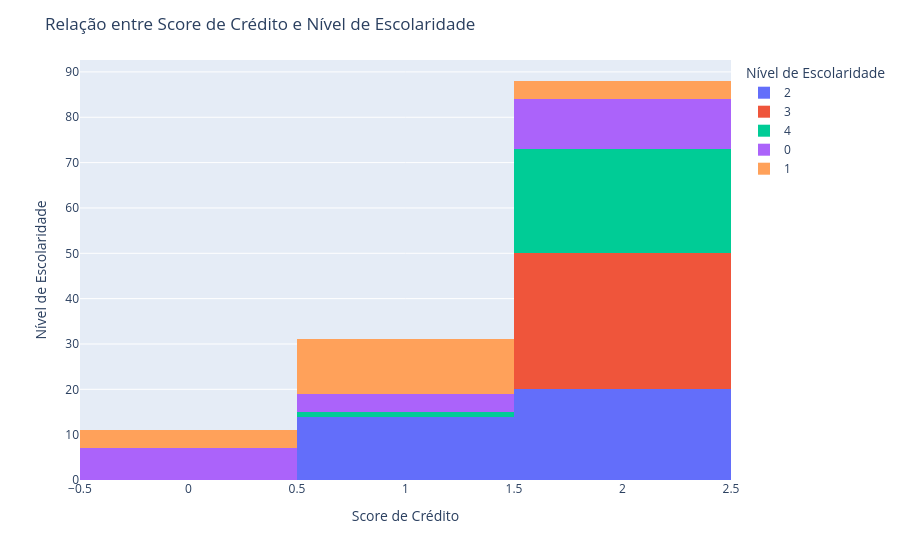

Notebook code cell kept with this figure:
### Markdown cell above
Vemos nesse gráfico que pessoas que tem por volta de 35 a 39 anos e 45 a 54 anos são mais propensas a estarem casadas.

### Code cell
fig = px.histogram(df, x='Credit Score', color='Education', barmode='stack')

fig.update_layout(title='Relação entre Score de Crédito e Nível de Escolaridade',
                  xaxis_title='Score de Crédito',
                  yaxis_title='Nível de Escolaridade',
                  legend_title='Nível de Escolaridade')
fig.show()

### Figure 1 — Plotly figure (JSON) as saved in the notebook; plotly's stock layout.template omitted (floating-point values rounded to 4 significant figures)
{"data": [{"bingroup": "x", "hovertemplate": "Education=2<br>Credit Score=%{x}<br>count=%{y}<extra></extra>", "legendgroup": "2", "marker": {"color": "#636efa", "pattern": {"shape": ""}}, "name": "2", "orientation": "v", "showlegend": true, "x": [2, 2, 1, 2, 1, 2, 1, 2, 2, 2, 2, 1, 1, 2, 1, 2, 2, 1, 2, 1, 2, 2, 2, 2, 1, 1, 1, 1, 2, 1, 2, 1, 2, 2], "xaxis": "x", "yaxis": "y", "type": "histogram"}, {"bingroup": "x", "hovertemplate": "Education=3<br>Credit Score=%{x}<br>count=%{y}<extra></extra>", "legendgroup": "3", "marker": {"color": "#EF553B", "pattern": {"shape": ""}}, "name": "3", "orientation": "v", "showlegend": true, "x": [2, 2, 2, 2, 2, 2, 2, 2, 2, 2, 2, 2, 2, 2, 2, 2, 2, 2, 2, 2, 2, 2, 2, 2, 2, 2, 2, 2, 2, 2], "xaxis": "x", "yaxis": "y", "type": "histogram"}, {"bingroup": "x", "hovertemplate": "Education=4<br>Credit Score=%{x}<br>count=%{y}<extra></extra>", "legendgroup": "4", "marker": {"color": "#00cc96", "pattern": {"shape": ""}}, "name": "4", "orientation": "v", "showlegend": true, "x": [2, 2, 2, 2, 2, 2, 2, 2, 2, 2, 2, 2, 2, 2, 2, 2, 2, 2, 2, 2, 1, 2, 2, 2], "xaxis": "x", "yaxis": "y", "type": "histogram"}, {"bingroup": "x", "hovertemplate": "Education=0<br>Credit Score=%{x}<br>count=%{y}<extra></extra>", "legendgroup": "0", "marker": {"color": "#ab63fa", "pattern": {"shape": ""}}, "name": "0", "orientation": "v", "showlegend": true, "x": [2, 0, 2, 2, 0, 2, 1, 0, 2, 2, 0, 2, 1, 2, 2, 0, 2, 1, 0, 2, 1, 0], "xaxis": "x", "yaxis": "y", "type": "histogram"}, {"bingroup": "x", "hovertemplate": "Education=1<br>Credit Score=%{x}<br>count=%{y}<extra></extra>", "legendgroup": "1", "marker": {"color": "#FFA15A", "pattern": {"shape": ""}}, "name": "1", "orientation": "v", "showlegend": true, "x": [1, 2, 1, 1, 1, 0, 2, 1, 1, 1, 0, 1, 1, 0, 2, 1, 1, 0, 2, 1], "xaxis": "x", "yaxis": "y", "type": "histogram"}], "layout": {"xaxis": {"anchor": "y", "domain": [0.0, 1.0], "title": {"text": "Score de Crédito"}}, "yaxis": {"anchor": "x", "domain": [0.0, 1.0], "title": {"text": "Nível de Escolaridade"}}, "legend": {"title": {"text": "Nível de Escolaridade"}, "tracegroupgap": 0}, "margin": {"t": 60}, "barmode": "stack", "title": {"text": "Relação entre Score de Crédito e Nível de Escolaridade"}}}
